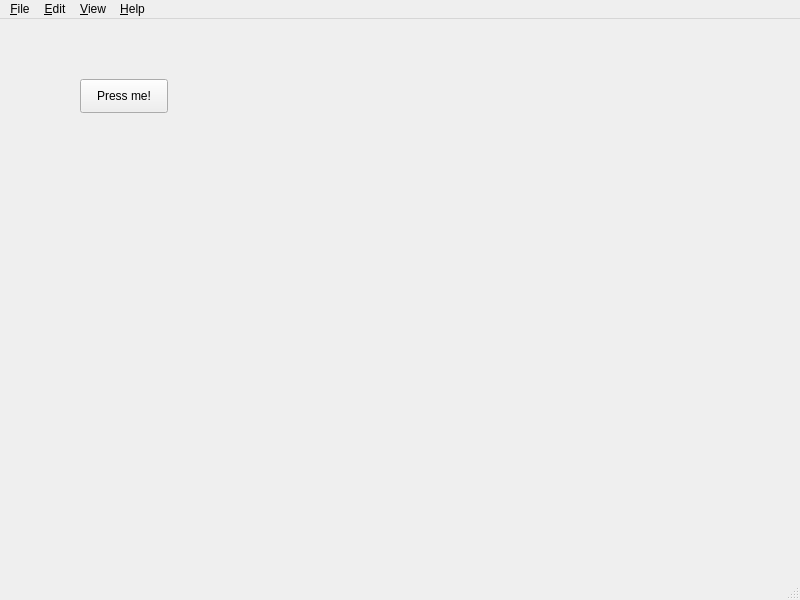
<?xml version="1.0" encoding="UTF-8"?>
<ui version="4.0">
 <class>MainWindow</class>
 <widget class="QMainWindow" name="MainWindow">
  <property name="geometry">
   <rect>
    <x>0</x>
    <y>0</y>
    <width>800</width>
    <height>600</height>
   </rect>
  </property>
  <property name="windowTitle">
   <string>MainWindow</string>
  </property>
  <widget class="QWidget" name="centralwidget">
   <widget class="QPushButton" name="pushButton">
    <property name="geometry">
     <rect>
      <x>80</x>
      <y>60</y>
      <width>88</width>
      <height>34</height>
     </rect>
    </property>
    <property name="text">
     <string>Press me!</string>
    </property>
   </widget>
   <widget class="QCustomPlot" name="graphOutput" native="true">
    <property name="geometry">
     <rect>
      <x>209</x>
      <y>139</y>
      <width>451</width>
      <height>301</height>
     </rect>
    </property>
   </widget>
  </widget>
  <widget class="QStatusBar" name="statusbar"/>
  <widget class="QMenuBar" name="menubar">
   <property name="geometry">
    <rect>
     <x>0</x>
     <y>0</y>
     <width>800</width>
     <height>30</height>
    </rect>
   </property>
   <widget class="QMenu" name="menu_File">
    <property name="title">
     <string>&amp;File</string>
    </property>
    <addaction name="actionNew"/>
    <addaction name="actionOpen"/>
    <addaction name="actionSave"/>
    <addaction name="actionSaveAs"/>
    <addaction name="actionQuit"/>
   </widget>
   <widget class="QMenu" name="menu_Edit">
    <property name="title">
     <string>&amp;Edit</string>
    </property>
   </widget>
   <widget class="QMenu" name="menu_View">
    <property name="title">
     <string>&amp;View</string>
    </property>
   </widget>
   <widget class="QMenu" name="menu_Help">
    <property name="title">
     <string>&amp;Help</string>
    </property>
    <addaction name="actionAbout"/>
   </widget>
   <addaction name="menu_File"/>
   <addaction name="menu_Edit"/>
   <addaction name="menu_View"/>
   <addaction name="menu_Help"/>
  </widget>
  <action name="actionNew">
   <property name="text">
    <string>&amp;New</string>
   </property>
  </action>
  <action name="actionOpen">
   <property name="text">
    <string>&amp;Open</string>
   </property>
  </action>
  <action name="actionSave">
   <property name="text">
    <string>&amp;Save</string>
   </property>
  </action>
  <action name="actionSaveAs">
   <property name="text">
    <string>Save &amp;as...</string>
   </property>
  </action>
  <action name="actionAbout">
   <property name="text">
    <string>About</string>
   </property>
  </action>
  <action name="actionQuit">
   <property name="text">
    <string>&amp;Quit</string>
   </property>
  </action>
 </widget>
 <customwidgets>
  <customwidget>
   <class>QCustomPlot</class>
   <extends>QWidget</extends>
   <header>qcustomplot.h</header>
   <container>1</container>
  </customwidget>
 </customwidgets>
 <resources/>
 <connections/>
</ui>
